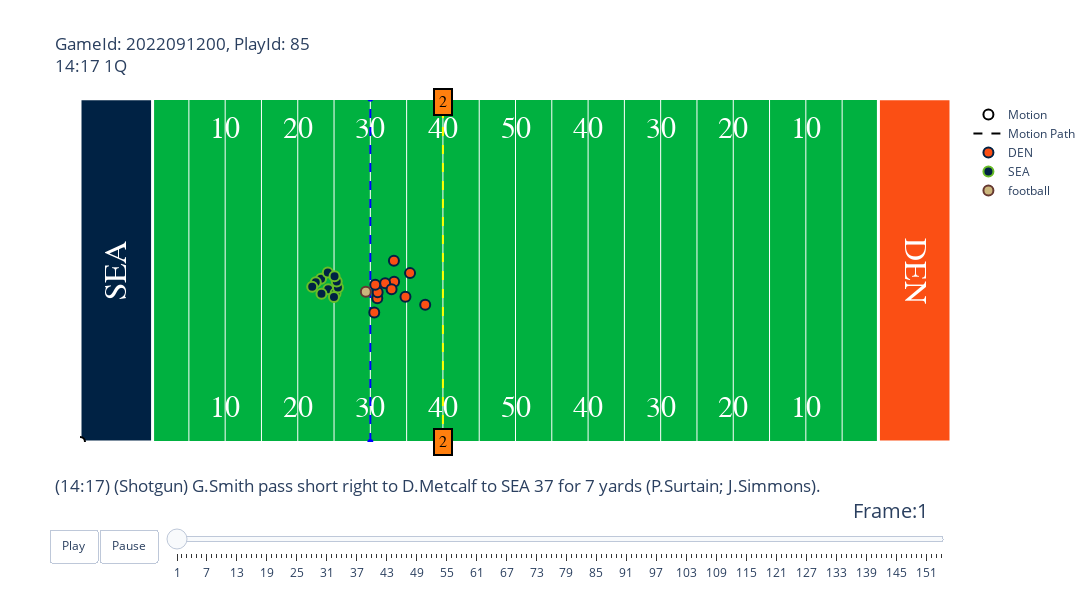

Write notebook code for a chart like this one.
### Code cell
play_figs[1].show()

### Figure 1 — Plotly figure (JSON) as saved in the notebook; plotly's stock layout.template omitted (floating-point values rounded to 4 significant figures)
{"data": [{"hoverinfo": "none", "mode": "text", "showlegend": false, "text": ["10", "20", "30", "40", "50", "40", "30", "20", "10"], "textfont": {"color": "#ffffff", "family": "Courier New, monospace", "size": 30}, "type": "scatter", "x": [20, 30, 40, 50, 60, 70, 80, 90, 100], "y": [5, 5, 5, 5, 5, 5, 5, 5, 5]}, {"hoverinfo": "none", "mode": "text", "showlegend": false, "text": ["10", "20", "30", "40", "50", "40", "30", "20", "10"], "textfont": {"color": "#ffffff", "family": "Courier New, monospace", "size": 30}, "type": "scatter", "x": [20, 30, 40, 50, 60, 70, 80, 90, 100], "y": [48.5, 48.5, 48.5, 48.5, 48.5, 48.5, 48.5, 48.5, 48.5]}, {"hoverinfo": "none", "line": {"color": "blue", "dash": "dash"}, "showlegend": false, "type": "scatter", "x": [40, 40], "y": [0, 53.5]}, {"hoverinfo": "none", "line": {"color": "yellow", "dash": "dash"}, "showlegend": false, "type": "scatter", "x": [50, 50], "y": [0, 53.5]}, {"fill": "toself", "fillcolor": "#002244", "hoverinfo": "skip", "line": {"color": "white", "width": 3}, "mode": "lines", "opacity": 1, "showlegend": false, "type": "scatter", "x": [0, 0, 10, 10, 0], "y": [0, 53.5, 53.5, 0, 0]}, {"fill": "toself", "fillcolor": "#FB4F14", "hoverinfo": "skip", "line": {"color": "white", "width": 3}, "mode": "lines", "opacity": 1, "showlegend": false, "type": "scatter", "x": [110, 110, 120, 120, 110], "y": [0, 53.5, 53.5, 0, 0]}, {"marker": {"color": "white", "line": {"color": "black", "width": 2}, "size": 10}, "mode": "markers", "name": "Motion", "type": "scatter", "x": [0], "y": [0]}, {"line": {"color": "black", "dash": "dash", "width": 2}, "mode": "lines", "name": "Motion Path", "showlegend": true, "type": "scatter", "x": [0], "y": [0]}, {"hoverinfo": "text", "marker": {"color": "#FB4F14", "line": {"color": "#002244", "width": 2}, "size": 10}, "mode": "markers", "name": "DEN", "type": "scatter", "x": [45.47, 43.25, 44.84, 40.54, 40.96, 43.28, 47.56, 41.01, 42.04, 40.67, 42.93], "y": [26.32, 28.25, 22.63, 20.2, 22.42, 24.99, 21.39, 23.33, 24.75, 24.51, 23.8]}, {"hoverinfo": "text", "marker": {"color": "#002244", "line": {"color": "#69BE28", "width": 2}, "size": 10}, "mode": "markers", "name": "SEA", "type": "scatter", "x": [34.2, 33.21, 35.21, 32.48, 35.54, 33.27, 34.14, 31.99, 35.37, 35.07, 34.99], "y": [23.8, 25.43, 23.18, 24.88, 24.07, 23.12, 26.42, 24.2, 25.03, 25.83, 22.59]}, {"hoverinfo": "none", "marker": {"color": "#CBB67C", "line": {"color": "#663831", "width": 2}, "size": 10}, "mode": "markers", "name": "football", "type": "scatter", "x": [39.38], "y": [23.41]}], "layout": {"annotations": [{"align": "center", "bgcolor": "#ff7f0e", "bordercolor": "black", "borderpad": 4, "borderwidth": 2, "font": {"color": "black", "family": "Courier New, monospace", "size": 16}, "opacity": 1, "showarrow": false, "text": "2", "x": 50, "y": 0}, {"align": "center", "bgcolor": "#ff7f0e", "bordercolor": "black", "borderpad": 4, "borderwidth": 2, "font": {"color": "black", "family": "Courier New, monospace", "size": 16}, "opacity": 1, "showarrow": false, "text": "2", "x": 50, "y": 53}, {"font": {"color": "White", "family": "Courier New, monospace", "size": 32}, "showarrow": false, "text": "SEA", "textangle": -90, "x": 5, "y": 26.75}, {"font": {"color": "White", "family": "Courier New, monospace", "size": 32}, "showarrow": false, "text": "DEN", "textangle": 90, "x": 115, "y": 26.75}], "autosize": false, "height": 600, "plot_bgcolor": "#00B140", "sliders": [{"active": 0, "currentvalue": {"font": {"size": 20}, "prefix": "Frame:", "visible": true, "xanchor": "right"}, "len": 0.9, "pad": {"b": 10, "t": 50}, "steps": [{"args": [[1], {"frame": {"duration": 100, "redraw": false}, "mode": "immediate", "transition": {"duration": 0}}], "label": "1", "method": "animate"}, {"args": [[2], {"frame": {"duration": 100, "redraw": false}, "mode": "immediate", "transition": {"duration": 0}}], "label": "2", "method": "animate"}, {"args": [[3], {"frame": {"duration": 100, "redraw": false}, "mode": "immediate", "transition": {"duration": 0}}], "label": "3", "method": "animate"}, {"args": [[4], {"frame": {"duration": 100, "redraw": false}, "mode": "immediate", "transition": {"duration": 0}}], "label": "4", "method": "animate"}, {"args": [[5], {"frame": {"duration": 100, "redraw": false}, "mode": "immediate", "transition": {"duration": 0}}], "label": "5", "method": "animate"}, {"args": [[6], {"frame": {"duration": 100, "redraw": false}, "mode": "immediate", "transition": {"duration": 0}}], "label": "6", "method": "animate"}, {"args": [[7], {"frame": {"duration": 100, "redraw": false}, "mode": "immediate", "transition": {"duration": 0}}], "label": "7", "method": "animate"}, {"args": [[8], {"frame": {"duration": 100, "redraw": false}, "mode": "immediate", "transition": {"duration": 0}}], "label": "8", "method": "animate"}, {"args": [[9], {"frame": {"duration": 100, "redraw": false}, "mode": "immediate", "transition": {"duration": 0}}], "label": "9", "method": "animate"}, {"args": [[10], {"frame": {"duration": 100, "redraw": false}, "mode": "immediate", "transition": {"duration": 0}}], "label": "10", "method": "animate"}, {"args": [[11], {"frame": {"duration": 100, "redraw": false}, "mode": "immediate", "transition": {"duration": 0}}], "label": "11", "method": "animate"}, {"args": [[12], {"frame": {"duration": 100, "redraw": false}, "mode": "immediate", "transition": {"duration": 0}}], "label": "12", "method": "animate"}, {"args": [[13], {"frame": {"duration": 100, "redraw": false}, "mode": "immediate", "transition": {"duration": 0}}], "label": "13", "method": "animate"}, {"args": [[14], {"frame": {"duration": 100, "redraw": false}, "mode": "immediate", "transition": {"duration": 0}}], "label": "14", "method": "animate"}, {"args": [[15], {"frame": {"duration": 100, "redraw": false}, "mode": "immediate", "transition": {"duration": 0}}], "label": "15", "method": "animate"}, {"args": [[16], {"frame": {"duration": 100, "redraw": false}, "mode": "immediate", "transition": {"duration": 0}}], "label": "16", "method": "animate"}, {"args": [[17], {"frame": {"duration": 100, "redraw": false}, "mode": "immediate", "transition": {"duration": 0}}], "label": "17", "method": "animate"}, {"args": [[18], {"frame": {"duration": 100, "redraw": false}, "mode": "immediate", "transition": {"duration": 0}}], "label": "18", "method": "animate"}, {"args": [[19], {"frame": {"duration": 100, "redraw": false}, "mode": "immediate", "transition": {"duration": 0}}], "label": "19", "method": "animate"}, {"args": [[20], {"frame": {"duration": 100, "redraw": false}, "mode": "immediate", "transition": {"duration": 0}}], "label": "20", "method": "animate"}, {"args": [[21], {"frame": {"duration": 100, "redraw": false}, "mode": "immediate", "transition": {"duration": 0}}], "label": "21", "method": "animate"}, {"args": [[22], {"frame": {"duration": 100, "redraw": false}, "mode": "immediate", "transition": {"duration": 0}}], "label": "22", "method": "animate"}, {"args": [[23], {"frame": {"duration": 100, "redraw": false}, "mode": "immediate", "transition": {"duration": 0}}], "label": "23", "method": "animate"}, {"args": [[24], {"frame": {"duration": 100, "redraw": false}, "mode": "immediate", "transition": {"duration": 0}}], "label": "24", "method": "animate"}, {"args": [[25], {"frame": {"duration": 100, "redraw": false}, "mode": "immediate", "transition": {"duration": 0}}], "label": "25", "method": "animate"}, {"args": [[26], {"frame": {"duration": 100, "redraw": false}, "mode": "immediate", "transition": {"duration": 0}}], "label": "26", "method": "animate"}, {"args": [[27], {"frame": {"duration": 100, "redraw": false}, "mode": "immediate", "transition": {"duration": 0}}], "label": "27", "method": "animate"}, {"args": [[28], {"frame": {"duration": 100, "redraw": false}, "mode": "immediate", "transition": {"duration": 0}}], "label": "28", "method": "animate"}, {"args": [[29], {"frame": {"duration": 100, "redraw": false}, "mode": "immediate", "transition": {"duration": 0}}], "label": "29", "method": "animate"}, {"args": [[30], {"frame": {"duration": 100, "redraw": false}, "mode": "immediate", "transition": {"duration": 0}}], "label": "30", "method": "animate"}, {"args": [[31], {"frame": {"duration": 100, "redraw": false}, "mode": "immediate", "transition": {"duration": 0}}], "label": "31", "method": "animate"}, {"args": [[32], {"frame": {"duration": 100, "redraw": false}, "mode": "immediate", "transition": {"duration": 0}}], "label": "32", "method": "animate"}, {"args": [[33], {"frame": {"duration": 100, "redraw": false}, "mode": "immediate", "transition": {"duration": 0}}], "label": "33", "method": "animate"}, {"args": [[34], {"frame": {"duration": 100, "redraw": false}, "mode": "immediate", "transition": {"duration": 0}}], "label": "34", "method": "animate"}, {"args": [[35], {"frame": {"duration": 100, "redraw": false}, "mode": "immediate", "transition": {"duration": 0}}], "label": "35", "method": "animate"}, {"args": [[36], {"frame": {"duration": 100, "redraw": false}, "mode": "immediate", "transition": {"duration": 0}}], "label": "36", "method": "animate"}, {"args": [[37], {"frame": {"duration": 100, "redraw": false}, "mode": "immediate", "transition": {"duration": 0}}], "label": "37", "method": "animate"}, {"args": [[38], {"frame": {"duration": 100, "redraw": false}, "mode": "immediate", "transition": {"duration": 0}}], "label": "38", "method": "animate"}, {"args": [[39], {"frame": {"duration": 100, "redraw": false}, "mode": "immediate", "transition": {"duration": 0}}], "label": "39", "method": "animate"}, {"args": [[40], {"frame": {"duration": 100, "redraw": false}, "mode": "immediate", "transition": {"duration": 0}}], "label": "40", "method": "animate"}, {"args": [[41], {"frame": {"duration": 100, "redraw": false}, "mode": "immediate", "transition": {"duration": 0}}], "label": "41", "method": "animate"}, {"args": [[42], {"frame": {"duration": 100, "redraw": false}, "mode": "immediate", "transition": {"duration": 0}}], "label": "42", "method": "animate"}, {"args": [[43], {"frame": {"duration": 100, "redraw": false}, "mode": "immediate", "transition": {"duration": 0}}], "label": "43", "method": "animate"}, {"args": [[44], {"frame": {"duration": 100, "redraw": false}, "mode": "immediate", "transition": {"duration": 0}}], "label": "44", "method": "animate"}, {"args": [[45], {"frame": {"duration": 100, "redraw": false}, "mode": "immediate", "transition": {"duration": 0}}], "label": "45", "method": "animate"}, {"args": [[46], {"frame": {"duration": 100, "redraw": false}, "mode": "immediate", "transition": {"duration": 0}}], "label": "46", "method": "animate"}, {"args": [[47], {"frame": {"duration": 100, "redraw": false}, "mode": "immediate", "transition": {"duration": 0}}], "label": "47", "method": "animate"}, {"args": [[48], {"frame": {"duration": 100, "redraw": false}, "mode": "immediate", "transition": {"duration": 0}}], "label": "48", "method": "animate"}, {"args": [[49], {"frame": {"duration": 100, "redraw": false}, "mode": "immediate", "transition": {"duration": 0}}], "label": "49", "method": "animate"}, {"args": [[50], {"frame": {"duration": 100, "redraw": false}, "mode": "immediate", "transition": {"duration": 0}}], "label": "50", "method": "animate"}, {"args": [[51], {"frame": {"duration": 100, "redraw": false}, "mode": "immediate", "transition": {"duration": 0}}], "label": "51", "method": "animate"}, {"args": [[52], {"frame": {"duration": 100, "redraw": false}, "mode": "immediate", "transition": {"duration": 0}}], "label": "52", "method": "animate"}, {"args": [[53], {"frame": {"duration": 100, "redraw": false}, "mode": "immediate", "transition": {"duration": 0}}], "label": "53", "method": "animate"}, {"args": [[54], {"frame": {"duration": 100, "redraw": false}, "mode": "immediate", "transition": {"duration": 0}}], "label": "54", "method": "animate"}, {"args": [[55], {"frame": {"duration": 100, "redraw": false}, "mode": "immediate", "transition": {"duration": 0}}], "label": "55", "method": "animate"}, {"args": [[56], {"frame": {"duration": 100, "redraw": false}, "mode": "immediate", "transition": {"duration": 0}}], "label": "56", "method": "animate"}, {"args": [[57], {"frame": {"duration": 100, "redraw": false}, "mode": "immediate", "transition": {"duration": 0}}], "label": "57", "method": "animate"}, {"args": [[58], {"frame": {"duration": 100, "redraw": false}, "mode": "immediate", "transition": {"duration": 0}}], "label": "58", "method": "animate"}, {"args": [[59], {"frame": {"duration": 100, "redraw": false}, "mode": "immediate", "transition": {"duration": 0}}], "label": "59", "method": "animate"}, {"args": [[60], {"frame": {"duration": 100, "redraw": false}, "mode": "immediate", "transition": {"duration": 0}}], "label": "60", "method": "animate"}, {"args": [[61], {"frame": {"duration": 100, "redraw": false}, "mode": "immediate", "transition": {"duration": 0}}], "label": "61", "method": "animate"}, {"args": [[62], {"frame": {"duration": 100, "redraw": false}, "mode": "immediate", "transition": {"duration": 0}}], "label": "62", "method": "animate"}, {"args": [[63], {"frame": {"duration": 100, "redraw": false}, "mode": "immediate", "transition": {"duration": 0}}], "label": "63", "method": "animate"}, {"args": [[64], {"frame": {"duration": 100, "redraw": false}, "mode": "immediate", "transition": {"duration": 0}}], "label": "64", "method": "animate"}, {"args": [[65], {"frame": {"duration": 100, "redraw": false}, "mode": "immediate", "transition": {"duration": 0}}], "label": "65", "method": "animate"}, {"args": [[66], {"frame": {"duration": 100, "redraw": false}, "mode": "immediate", "transition": {"duration": 0}}], "label": "66", "method": "animate"}, {"args": [[67], {"frame": {"duration": 100, "redraw": false}, "mode": "immediate", "transition": {"duration": 0}}], "label": "67", "method": "animate"}, {"args": [[68], {"frame": {"duration": 100, "redraw": false}, "mode": "immediate", "transition": {"duration": 0}}], "label": "68", "method": "animate"}, {"args": [[69], {"frame": {"duration": 100, "redraw": false}, "mode": "immediate", "transition": {"duration": 0}}], "label": "69", "method": "animate"}, {"args": [[70], {"frame": {"duration": 100, "redraw": false}, "mode": "immediate", "transition": {"duration": 0}}], "label": "70", "method": "animate"}, {"args": [[71], {"frame": {"duration": 100, "redraw": false}, "mode": "immediate", "transition": {"duration": 0}}], "label": "71", "method": "animate"}, {"args": [[72], {"frame": {"duration": 100, "redraw": false}, "mode": "immediate", "transition": {"duration": 0}}], "label": "72", "method": "animate"}, {"args": [[73], {"frame": {"duration": 100, "redraw": false}, "mode": "immediate", "transition": {"duration": 0}}], "label": "73", "method": "animate"}, {"args": [[74], {"frame": {"duration": 100, "redraw": false}, "mode": "immediate", "transition": {"duration": 0}}], "label": "74", "method": "animate"}, {"args": [[75], {"frame": {"duration": 100, "redraw": false}, "mode": "immediate", "transition": {"duration": 0}}], "label": "75", "method": "animate"}, {"args": [[76], {"frame": {"duration": 100, "redraw": false}, "mode": "immediate", "transition": {"duration": 0}}], "label": "76", "method": "animate"}, {"args": [[77], {"frame": {"duration": 100, "redraw": false}, "mode": "immediate", "transition": {"duration": 0}}], "label": "77", "method": "animate"}, {"args": [[78], {"frame": {"duration": 100, "redraw": false}, "mode": "immediate", "transition": {"duration": 0}}], "label": "78", "method": "animate"}, {"args": [[79], {"frame": {"duration": 100, "redraw": false}, "mode": "immediate", "transition": {"duration": 0}}], "label": "79", "method": "animate"}, {"args": [[80], {"frame": {"duration": 100, "redraw": false}, "mode": "immediate", "transition": {"duration": 0}}], "label": "80", "method": "animate"}, {"args": [[81], {"frame": {"duration": 100, "redraw": false}, "mode": "immediate", "transition": {"duration": 0}}], "label": "81", "method": "animate"}, {"args": [[82], {"frame": {"duration": 100, "redraw": false}, "mode": "immediate", "transition": {"duration": 0}}], "label": "82", "method": "animate"}, {"args": [[83], {"frame": {"duration": 100, "redraw": false}, "mode": "immediate", "transition": {"duration": 0}}], "label": "83", "method": "animate"}, {"args": [[84], {"frame": {"duration": 100, "redraw": false}, "mode": "immediate", "transition": {"duration": 0}}], "label": "84", "method": "animate"}, {"args": [[85], {"frame": {"duration": 100, "redraw": false}, "mode": "immediate", "transition": {"duration": 0}}], "label": "85", "method": "animate"}, {"args": [[86], {"frame": {"duration": 100, "redraw": false}, "mode": "immediate", "transition": {"duration": 0}}], "label": "86", "method": "animate"}, {"args": [[87], {"frame": {"duration": 100, "redraw": false}, "mode": "immediate", "transition": {"duration": 0}}], "label": "87", "method": "animate"}, {"args": [[88], {"frame": {"duration": 100, "redraw": false}, "mode": "immediate", "transition": {"duration": 0}}], "label": "88", "method": "animate"}, {"args": [[89], {"frame": {"duration": 100, "redraw": false}, "mode": "immediate", "transition": {"duration": 0}}], "label": "89", "method": "animate"}, {"args": [[90], {"frame": {"duration": 100, "redraw": false}, "mode": "immediate", "transition": {"duration": 0}}], "label": "90", "method": "animate"}, {"args": [[91], {"frame": {"duration": 100, "redraw": false}, "mode": "immediate", "transition": {"duration": 0}}], "label": "91", "method": "animate"}, {"args": [[92], {"frame": {"duration": 100, "redraw": false}, "mode": "immediate", "transition": {"duration": 0}}], "label": "92", "method": "animate"}, {"args": [[93], {"frame": {"duration": 100, "redraw": false}, "mode": "immediate", "transition": {"duration": 0}}], "label": "93", "method": "animate"}, {"args": [[94], {"frame": {"duration": 100, "redraw": false}, "mode": "immediate", "transition": {"duration": 0}}], "label": "94", "method": "animate"}, {"args": [[95], {"frame": {"duration": 100, "redraw": false}, "mode": "immediate", "transition": {"duration": 0}}], "label": "95", "method": "animate"}, {"args": [[96], {"frame": {"duration": 100, "redraw": false}, "mode": "immediate", "transition": {"duration": 0}}], "label": "96", "method": "animate"}, {"args": [[97], {"frame": {"duration": 100, "redraw": false}, "mode": "immediate", "transition": {"duration": 0}}], "label": "97", "method": "animate"}, {"args": [[98], {"frame": {"duration": 100, "redraw": false}, "mode": "immediate", "transition": {"duration": 0}}], "label": "98", "method": "animate"}, {"args": [[99], {"frame": {"duration": 100, "redraw": false}, "mode": "immediate", "transition": {"duration": 0}}], "label": "99", "method": "animate"}, {"args": [[100], {"frame": {"duration": 100, "redraw": false}, "mode": "immediate", "transition": {"duration": 0}}], "label": "100", "method": "animate"}, {"args": [[101], {"frame": {"duration": 100, "redraw": false}, "mode": "immediate", "transition": {"duration": 0}}], "label": "101", "method": "animate"}, {"args": [[102], {"frame": {"duration": 100, "redraw": false}, "mode": "immediate", "transition": {"duration": 0}}], "label": "102", "method": "animate"}, {"args": [[103], {"frame": {"duration": 100, "redraw": false}, "mode": "immediate", "transition": {"duration": 0}}], "label": "103", "method": "animate"}, {"args": [[104], {"frame": {"duration": 100, "redraw": false}, "mode": "immediate", "transition": {"duration": 0}}], "label": "104", "method": "animate"}, {"args": [[105], {"frame": {"duration": 100, "redraw": false}, "mode": "immediate", "transition": {"duration": 0}}], "label": "105", "method": "animate"}, {"args": [[106], {"frame": {"duration": 100, "redraw": false}, "mode": "immediate", "transition": {"duration": 0}}], "label": "106", "method": "animate"}, {"args": [[107], {"frame": {"duration": 100, "redraw": false}, "mode": "immediate", "transition": {"duration": 0}}], "label": "107", "method": "animate"}, {"args": [[108], {"frame": {"duration": 100, "redraw": false}, "mode": "immediate", "transition": {"duration": 0}}], "label": "108", "method": "animate"}, {"args": [[109], {"frame": {"duration": 100, "redraw": false}, "mode": "immediate", "transition": {"duration": 0}}], "label": "109", "method": "animate"}, {"args": [[110], {"frame": {"duration": 100, "redraw": false}, "mode": "immediate", "transition": {"duration": 0}}], "label": "110", "method": "animate"}, {"args": [[111], {"frame": {"duration": 100, "redraw": false}, "mode": "immediate", "transition": {"duration": 0}}], "label": "111", "method": "animate"}, {"args": [[112], {"frame": {"duration": 100, "redraw": false}, "mode": "immediate", "transition": {"duration": 0}}], "label": "112", "method": "animate"}, {"args": [[113], {"frame": {"duration": 100, "redraw": false}, "mode": "immediate", "transition": {"duration": 0}}], "label": "113", "method": "animate"}, {"args": [[114], {"frame": {"duration": 100, "redraw": false}, "mode": "immediate", "transition": {"duration": 0}}], "label": "114", "method": "animate"}, {"args": [[115], {"frame": {"duration": 100, "redraw": false}, "mode": "immediate", "transition": {"duration": 0}}], "label": "115", "method": "animate"}, {"args": [[116], {"frame": {"duration": 100, "redraw": false}, "mode": "immediate", "transition": {"duration": 0}}], "label": "116", "method": "animate"}, {"args": [[117], {"frame": {"duration": 100, "redraw": false}, "mode": "immediate", "transition": {"duration": 0}}], "label": "117", "method": "animate"}, {"args": [[118], {"frame": {"duration": 100, "redraw": false}, "mode": "immediate", "transition": {"duration": 0}}], "label": "118", "method": "animate"}, {"args": [[119], {"frame": {"duration": 100, "redraw": false}, "mode": "immediate", "transition": {"duration": 0}}], "label": "119", "method": "animate"}, {"args": [[120], {"frame": {"duration": 100, "redraw": false}, "mode": "immediate", "transition": {"duration": 0}}], "label": "120", "method": "animate"}, {"args": [[121], {"frame": {"duration": 100, "redraw": false}, "mode": "immediate", "transition": {"duration": 0}}], "label": "121", "method": "animate"}, {"args": [[122], {"frame": {"duration": 100, "redraw": false}, "mode": "immediate", "transition": {"duration": 0}}], "label": "122", "method": "animate"}, {"args": [[123], {"frame": {"duration": 100, "redraw": false}, "mode": "immediate", "transition": {"duration": 0}}], "label": "123", "method": "animate"}, {"args": [[124], {"frame": {"duration": 100, "redraw": false}, "mode": "immediate", "transition": {"duration": 0}}], "label": "124", "method": "animate"}, {"args": [[125], {"frame": {"duration": 100, "redraw": false}, "mode": "immediate", "transition": {"duration": 0}}], "label": "125", "method": "animate"}, {"args": [[126], {"frame": {"duration": 100, "redraw": false}, "mode": "immediate", "transition": {"duration": 0}}], "label": "126", "method": "animate"}, {"args": [[127], {"frame": {"duration": 100, "redraw": false}, "mode": "immediate", "transition": {"duration": 0}}], "label": "127", "method": "animate"}, {"args": [[128], {"frame": {"duration": 100, "redraw": false}, "mode": "immediate", "transition": {"duration": 0}}], "label": "128", "method": "animate"}, {"args": [[129], {"frame": {"duration": 100, "redraw": false}, "mode": "immediate", "transition": {"duration": 0}}], "label": "129", "method": "animate"}, {"args": [[130], {"frame": {"duration": 100, "redraw": false}, "mode": "immediate", "transition": {"duration": 0}}], "label": "130", "method": "animate"}, {"args": [[131], {"frame": {"duration": 100, "redraw": false}, "mode": "immediate", "transition": {"duration": 0}}], "label": "131", "method": "animate"}, {"args": [[132], {"frame": {"duration": 100, "redraw": false}, "mode": "immediate", "transition": {"duration": 0}}], "label": "132", "method": "animate"}, {"args": [[133], {"frame": {"duration": 100, "redraw": false}, "mode": "immediate", "transition": {"duration": 0}}], "label": "133", "method": "animate"}, {"args": [[134], {"frame": {"duration": 100, "redraw": false}, "mode": "immediate", "transition": {"duration": 0}}], "label": "134", "method": "animate"}, {"args": [[135], {"frame": {"duration": 100, "redraw": false}, "mode": "immediate", "transition": {"duration": 0}}], "label": "135", "method": "animate"}, {"args": [[136], {"frame": {"duration": 100, "redraw": false}, "mode": "immediate", "transition": {"duration": 0}}], "label": "136", "method": "animate"}, {"args": [[137], {"frame": {"duration": 100, "redraw": false}, "mode": "immediate", "transition": {"duration": 0}}], "label": "137", "method": "animate"}, {"args": [[138], {"frame": {"duration": 100, "redraw": false}, "mode": "immediate", "transition": {"duration": 0}}], "label": "138", "method": "animate"}, {"args": [[139], {"frame": {"duration": 100, "redraw": false}, "mode": "immediate", "transition": {"duration": 0}}], "label": "139", "method": "animate"}, {"args": [[140], {"frame": {"duration": 100, "redraw": false}, "mode": "immediate", "transition": {"duration": 0}}], "label": "140", "method": "animate"}, {"args": [[141], {"frame": {"duration": 100, "redraw": false}, "mode": "immediate", "transition": {"duration": 0}}], "label": "141", "method": "animate"}, {"args": [[142], {"frame": {"duration": 100, "redraw": false}, "mode": "immediate", "transition": {"duration": 0}}], "label": "142", "method": "animate"}, {"args": [[143], {"frame": {"duration": 100, "redraw": false}, "mode": "immediate", "transition": {"duration": 0}}], "label": "143", "method": "animate"}, {"args": [[144], {"frame": {"duration": 100, "redraw": false}, "mode": "immediate", "transition": {"duration": 0}}], "label": "144", "method": "animate"}, {"args": [[145], {"frame": {"duration": 100, "redraw": false}, "mode": "immediate", "transition": {"duration": 0}}], "label": "145", "method": "animate"}, {"args": [[146], {"frame": {"duration": 100, "redraw": false}, "mode": "immediate", "transition": {"duration": 0}}], "label": "146", "method": "animate"}, {"args": [[147], {"frame": {"duration": 100, "redraw": false}, "mode": "immediate", "transition": {"duration": 0}}], "label": "147", "method": "animate"}, {"args": [[148], {"frame": {"duration": 100, "redraw": false}, "mode": "immediate", "transition": {"duration": 0}}], "label": "148", "method": "animate"}, {"args": [[149], {"frame": {"duration": 100, "redraw": false}, "mode": "immediate", "transition": {"duration": 0}}], "label": "149", "method": "animate"}, {"args": [[150], {"frame": {"duration": 100, "redraw": false}, "mode": "immediate", "transition": {"duration": 0}}], "label": "150", "method": "animate"}, {"args": [[151], {"frame": {"duration": 100, "redraw": false}, "mode": "immediate", "transition": {"duration": 0}}], "label": "151", "method": "animate"}, {"args": [[152], {"frame": {"duration": 100, "redraw": false}, "mode": "immediate", "transition": {"duration": 0}}], "label": "152", "method": "animate"}, {"args": [[153], {"frame": {"duration": 100, "redraw": false}, "mode": "immediate", "transition": {"duration": 0}}], "label": "153", "method": "animate"}, {"args": [[154], {"frame": {"duration": 100, "redraw": false}, "mode": "immediate", "transition": {"duration": 0}}], "label": "154", "method": "animate"}], "transition": {"duration": 300, "easing": "cubic-in-out"}, "x": 0.1, "xanchor": "left", "y": 0, "yanchor": "top"}], "title": {"text": "GameId: 2022091200, PlayId: 85<br>14:17 1Q<br><br><br><br><br><br><br><br><br><br><br><br><br><br><br><br><br><br><br>(14:17) (Shotgun) G.Smith pass short right to D.Metcalf to SEA 37 for 7 yards (P.Surtain; J.Simmons)."}, "updatemenus": [{"buttons": [{"args": [null, {"frame": {"duration": 100, "redraw": false}, "fromcurrent": true, "transition": {"duration": 0}}], "label": "Play", "method": "animate"}, {"args": [[null], {"frame": {"duration": 0, "redraw": false}, "mode": "immediate", "transition": {"duration": 0}}], "label": "Pause", "method": "animate"}], "direction": "left", "pad": {"r": 10, "t": 87}, "showactive": false, "type": "buttons", "x": 0.1, "xanchor": "right", "y": 0, "yanchor": "top"}], "width": 1200, "xaxis": {"autorange": false, "range": [0, 120], "showticklabels": false, "tickmode": "array", "tickvals": [10, 15, 20, 25, 30, 35, 40, 45, 50, 55, 60, 65, 70, 75, 80, 85, 90, 95, 100, 105, 110]}, "yaxis": {"autorange": false, "range": [0, 53.3], "showgrid": false, "showticklabels": false}}}
